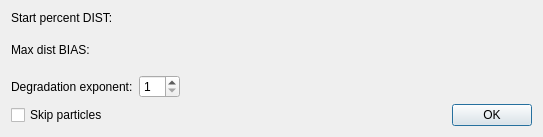
<?xml version="1.0" encoding="UTF-8"?>
<ui version="4.0">
 <class>CAutoLODDialog</class>
 <widget class="QDialog" name="CAutoLODDialog">
  <property name="geometry">
   <rect>
    <x>0</x>
    <y>0</y>
    <width>543</width>
    <height>137</height>
   </rect>
  </property>
  <property name="windowTitle">
   <string>Auto LOD</string>
  </property>
  <property name="modal">
   <bool>true</bool>
  </property>
  <layout class="QGridLayout" name="gridLayout">
   <item row="0" column="0">
    <widget class="QLabel" name="label">
     <property name="text">
      <string>Start percent DIST:</string>
     </property>
    </widget>
   </item>
   <item row="1" column="0" colspan="4">
    <widget class="NLQT::CEditRangeFloatWidget" name="startPercentDistWidget" native="true"/>
   </item>
   <item row="2" column="0">
    <widget class="QLabel" name="maxDistBiasLabel">
     <property name="text">
      <string>Max dist BIAS:</string>
     </property>
    </widget>
   </item>
   <item row="3" column="0" colspan="4">
    <widget class="NLQT::CEditRangeFloatWidget" name="maxDistBiasWidget" native="true"/>
   </item>
   <item row="4" column="0">
    <widget class="QLabel" name="label_3">
     <property name="text">
      <string>Degradation exponent:</string>
     </property>
    </widget>
   </item>
   <item row="4" column="1">
    <widget class="QSpinBox" name="degrdExponentSpinBox">
     <property name="minimum">
      <number>1</number>
     </property>
     <property name="maximum">
      <number>4</number>
     </property>
    </widget>
   </item>
   <item row="4" column="2" colspan="2">
    <spacer name="horizontalSpacer">
     <property name="orientation">
      <enum>Qt::Horizontal</enum>
     </property>
     <property name="sizeHint" stdset="0">
      <size>
       <width>331</width>
       <height>21</height>
      </size>
     </property>
    </spacer>
   </item>
   <item row="5" column="0">
    <widget class="QCheckBox" name="skipParticlesCheckBox">
     <property name="text">
      <string>Skip particles</string>
     </property>
    </widget>
   </item>
   <item row="5" column="1" colspan="2">
    <spacer name="horizontalSpacer_2">
     <property name="orientation">
      <enum>Qt::Horizontal</enum>
     </property>
     <property name="sizeHint" stdset="0">
      <size>
       <width>139</width>
       <height>22</height>
      </size>
     </property>
    </spacer>
   </item>
   <item row="5" column="3">
    <widget class="QDialogButtonBox" name="buttonBox">
     <property name="sizePolicy">
      <sizepolicy hsizetype="Preferred" vsizetype="Fixed">
       <horstretch>0</horstretch>
       <verstretch>0</verstretch>
      </sizepolicy>
     </property>
     <property name="orientation">
      <enum>Qt::Horizontal</enum>
     </property>
     <property name="standardButtons">
      <set>QDialogButtonBox::Ok</set>
     </property>
    </widget>
   </item>
  </layout>
 </widget>
 <customwidgets>
  <customwidget>
   <class>NLQT::CEditRangeFloatWidget</class>
   <extends>QWidget</extends>
   <header>edit_range_widget.h</header>
   <container>1</container>
  </customwidget>
 </customwidgets>
 <resources/>
 <connections>
  <connection>
   <sender>buttonBox</sender>
   <signal>accepted()</signal>
   <receiver>CAutoLODDialog</receiver>
   <slot>accept()</slot>
   <hints>
    <hint type="sourcelabel">
     <x>248</x>
     <y>254</y>
    </hint>
    <hint type="destinationlabel">
     <x>157</x>
     <y>274</y>
    </hint>
   </hints>
  </connection>
  <connection>
   <sender>buttonBox</sender>
   <signal>rejected()</signal>
   <receiver>CAutoLODDialog</receiver>
   <slot>reject()</slot>
   <hints>
    <hint type="sourcelabel">
     <x>316</x>
     <y>260</y>
    </hint>
    <hint type="destinationlabel">
     <x>286</x>
     <y>274</y>
    </hint>
   </hints>
  </connection>
 </connections>
</ui>
